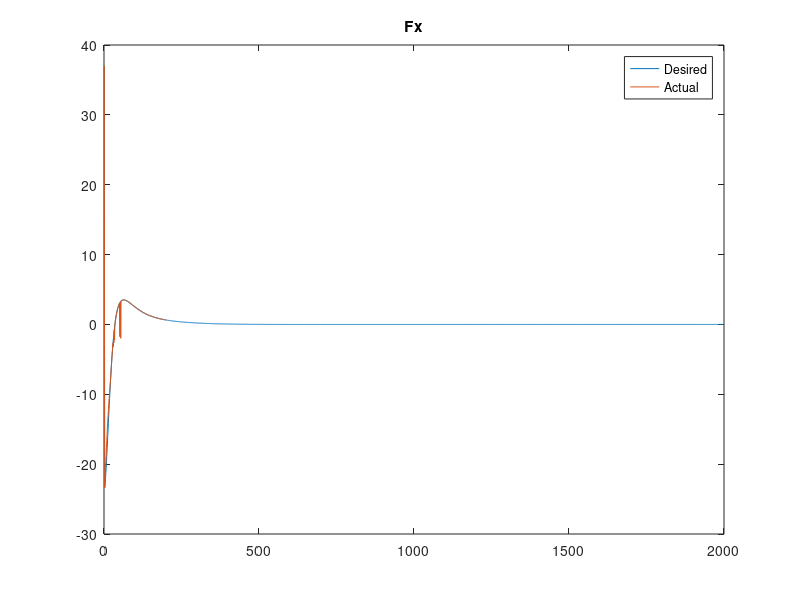
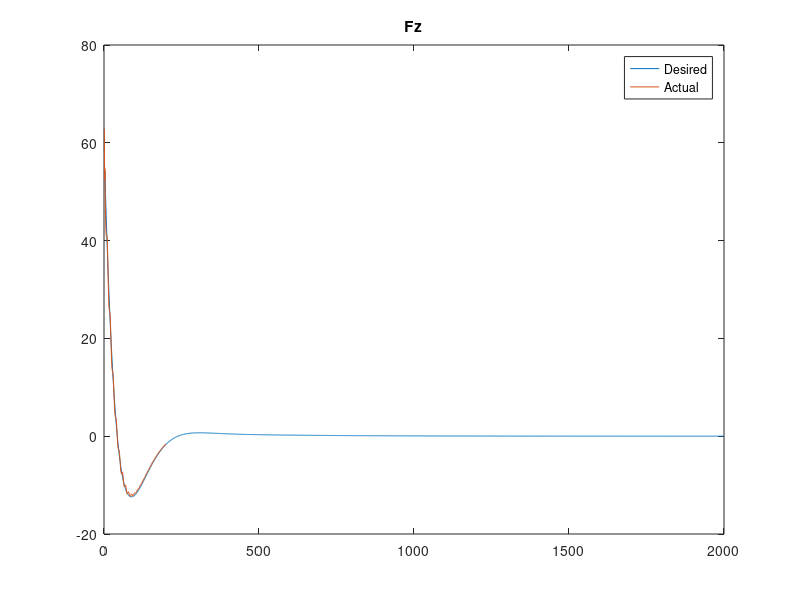
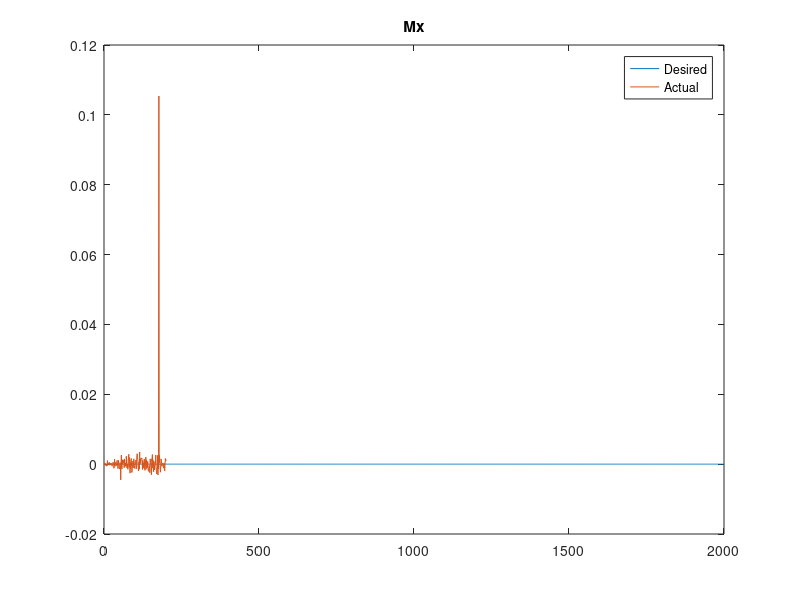
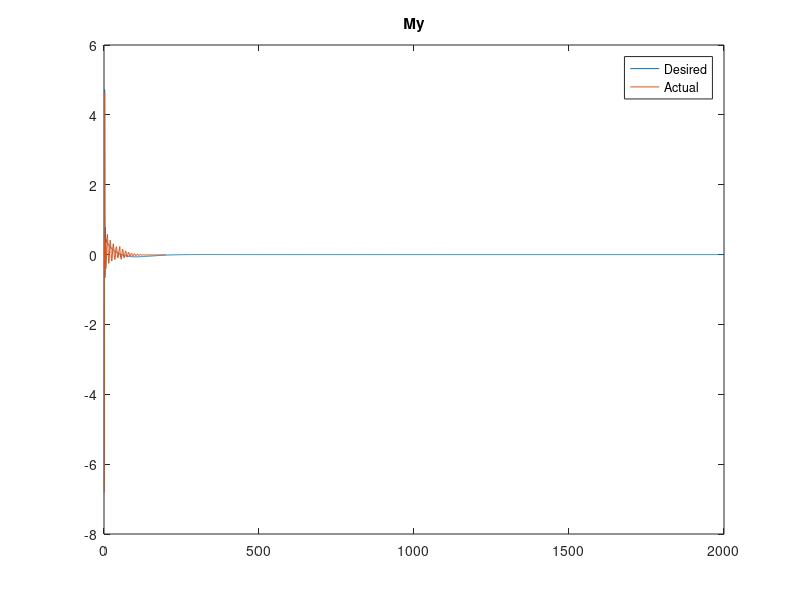

Recreate these plots in MATLAB, in order.
%reads in the csv 


desiredWrench = csvread('desiredWrench.csv');
actualWrench = csvread('actualForceTorque.csv');


%plots each one out
Fx_desired= desiredWrench(1,:);
Fy_desired = desiredWrench(2,:);
Fz_desired = desiredWrench(3,:);
Mx_desired = desiredWrench(4,:);
My_desired = desiredWrench(5,:);
Mz_desired = desiredWrench(6,:);

%saves each component
Fx_actual = actualWrench(1,:);
Fy_actual = actualWrench(2,:);
Fz_actual = actualWrench(3,:);
Mx_actual = actualWrench(4,:);
My_actual = actualWrench(5,:);
Mz_actual = actualWrench(6,:);


figure(1);
plot(Fx_desired);
hold on;
plot(Fx_actual);
hold off;
title('Fx');
legend('Desired', 'Actual');

figure(2);
plot(Fz_desired);
hold on;
plot(Fz_actual);
hold off;
title('Fz');
legend('Desired', 'Actual');

figure(3);
plot(Mx_desired);
hold on;
plot(Mx_actual);
hold off;
title('Mx');
legend('Desired', 'Actual');

figure(4);
plot(My_desired);
hold on;
plot(My_actual);
hold off;
title('My');
legend('Desired', 'Actual')


%reads in the desired and actual deltas
desiredDelta = csvread('desiredDelta.csv');
actualDelta = csvread('deltasActual.csv');

%gets the desired deltas
elevatorDesired = desiredDelta(1,:);
aileronDesired = desiredDelta(2,:);
throttleDesired = desiredDelta(3,:);

%gets the actual delta
elevatorActual = actualDelta(1,:);
aileronActual = actualDelta(2,:);
throttleActual = actualDelta(3,:);

figure(5);
plot(elevatorDesired);
hold on;
plot(elevatorActual);
hold off;
title("Elevator");
legend('Desired', 'Actual')

figure(6);
plot(aileronDesired);
hold on;
plot(aileronActual);
hold off;
title("Aileron");
legend('Desired', 'Actual')


figure(7);
plot(throttleDesired);
hold on;
plot(throttleActual);
hold off;
title("Throttle");
legend('Desired', 'Actual')


